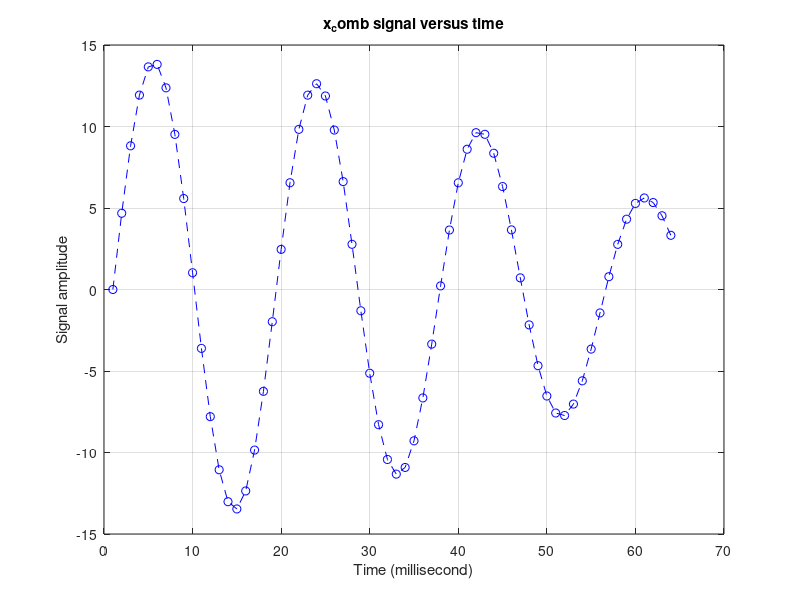

Write MATLAB code to recreate this figure. (Note: this script raises an error after producing the figure.)

%% DFT Leakage Minimization (filtering) using Hamming window function
clc;    clear;   close all;
   Fs = 64000;                  % Sampling frequency (24KHz)
   ts = 1/Fs;     % seconds
   DFT_points = 64;      N = DFT_points;
     a = 8;   Fc_1 = 3300;   b = 6;   Fc_2 = 3700;
     ind = 1;   x = [];
    for n = 1:DFT_points
        m = n-1;
        x1(ind) = a*sin(2*pi*Fc_1*m*ts);
        x2(ind) = b*sin(2*pi*Fc_2*m*ts);
        ind = ind + 1;
    end
    x_comb = x1 + x2;     
    t = 1:DFT_points;
% Plot first N discrete values of x_comb signal:
   figure(1);   plot(t,x_comb,'b--o');   grid on;
   xlabel('Time (millisecond)');     ylabel('Signal amplitude')
   title('x_comb signal versus time');   zoom xon;
   
%% DFT of x_comb (using exponential equation):
Dft_x_comb = zeros(N,1);     
Dft_x_comb = dft(x_comb, N);

mf = 0:DFT_points-1;
figure(2); 
stem(mf,Dft_x_comb,'LineStyle','--',...
     'MarkerSize',15,'Marker','s',...
     'MarkerFaceColor','black',...
     'MarkerEdgeColor','green')
grid on;
title('Magnitude of Dft_x_comb')
xlabel('m (KHz)')
ylabel('Magnitude')

% Filtering using Hamming Window
w_Ham = zeros(N,1);
for ii = 1:DFT_points
    n = ii - 1;
    w_Ham(ii,1) = 0.54 - 0.46*cos(2*pi*(n/(N-1)));      %Define Hamming window function
end

figure(3);
stem(t,w_Ham); grid on;
title('Hamming Window');  xlabel('n');  ylabel('w')
x_sig = x_comb';
x_Ham = x_sig.*w_Ham;               % Multiplication of Hamming Window and sin function: x_comb

figure(4)
stem(t,x_Ham); grid on;
title('Multiplication of Hamming Window and sin function');
xlabel('Time');  ylabel('Amplitude')
x_sig_Ham = x_Ham';
 X_dft_Ham = dft(x_sig_Ham, N);     % DFT of x_sig_Ham

 figure(5); 
stem(mf,X_dft_Ham,'LineStyle','--',...
     'MarkerSize',15,'Marker','s',...
     'MarkerFaceColor','black',...
     'MarkerEdgeColor','green')
grid on;
title('Magnitude of X_dft_Ham')
xlabel('m (KHz)')
ylabel('Magnitude')

   